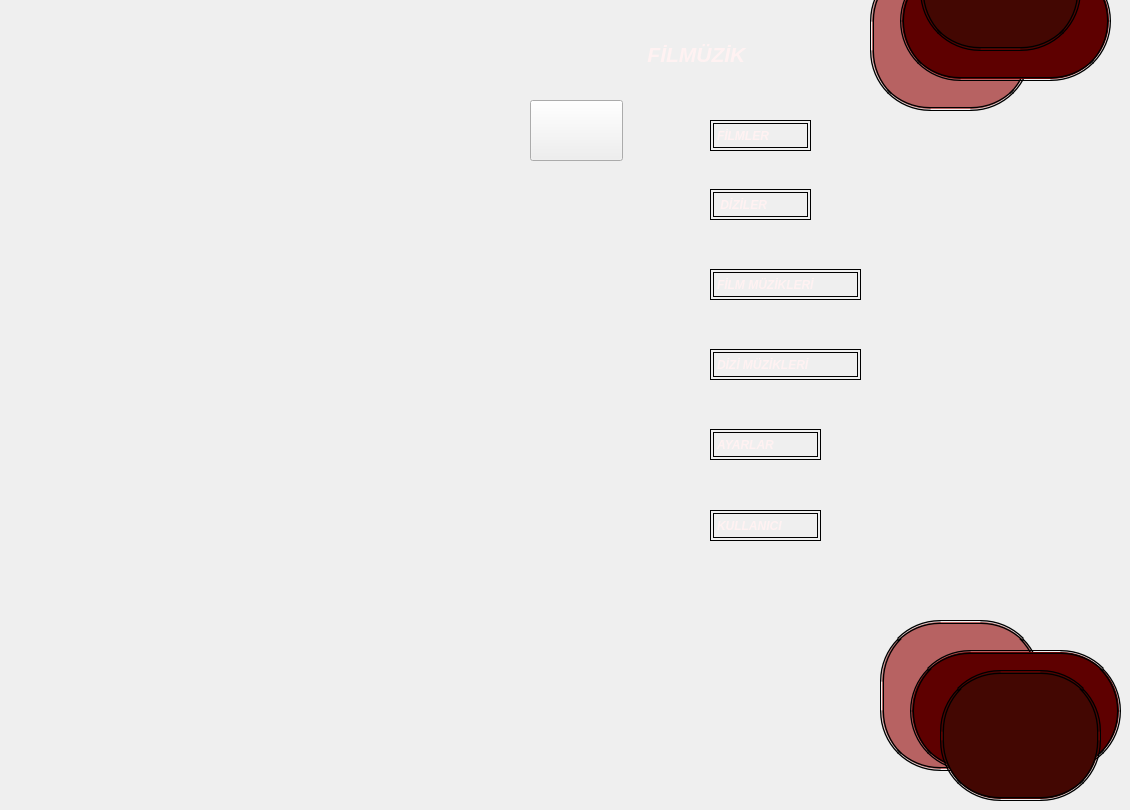
   <widget class="QWidget" name="tab_15">
    <attribute name="title">
     <string>Ana Sayfa</string>
    </attribute>
    <widget class="QPushButton" name="pushButton_7">
     <property name="geometry">
      <rect>
       <x>530</x>
       <y>180</y>
       <width>93</width>
       <height>61</height>
      </rect>
     </property>
     <property name="styleSheet">
      <string notr="true">border-radius : 10px;
</string>
     </property>
     <property name="text">
      <string/>
     </property>
     <property name="icon">
      <iconset resource="res.qrc">
       <normaloff>:/image/dizi.png</normaloff>:/image/dizi.png</iconset>
     </property>
     <property name="iconSize">
      <size>
       <width>70</width>
       <height>90</height>
      </size>
     </property>
    </widget>
    <widget class="QPushButton" name="pushButton_4">
     <property name="geometry">
      <rect>
       <x>530</x>
       <y>100</y>
       <width>93</width>
       <height>61</height>
      </rect>
     </property>
     <property name="styleSheet">
      <string notr="true"/>
     </property>
     <property name="text">
      <string/>
     </property>
     <property name="icon">
      <iconset resource="res.qrc">
       <normaloff>:/image/film.jpg</normaloff>:/image/film.jpg</iconset>
     </property>
     <property name="iconSize">
      <size>
       <width>120</width>
       <height>80</height>
      </size>
     </property>
    </widget>
    <widget class="QPushButton" name="pushButton_5">
     <property name="geometry">
      <rect>
       <x>530</x>
       <y>260</y>
       <width>93</width>
       <height>61</height>
      </rect>
     </property>
     <property name="styleSheet">
      <string notr="true">border-radius : 10px;
</string>
     </property>
     <property name="text">
      <string/>
     </property>
     <property name="icon">
      <iconset resource="res.qrc">
       <normaloff>:/image/filmüzik.png</normaloff>:/image/filmüzik.png</iconset>
     </property>
     <property name="iconSize">
      <size>
       <width>100</width>
       <height>70</height>
      </size>
     </property>
    </widget>
    <widget class="QPushButton" name="pushButton_8">
     <property name="geometry">
      <rect>
       <x>530</x>
       <y>420</y>
       <width>93</width>
       <height>61</height>
      </rect>
     </property>
     <property name="styleSheet">
      <string notr="true">border-radius : 10px;
</string>
     </property>
     <property name="text">
      <string/>
     </property>
     <property name="icon">
      <iconset resource="res.qrc">
       <normaloff>:/image/ayarlar.jpg</normaloff>:/image/ayarlar.jpg</iconset>
     </property>
     <property name="iconSize">
      <size>
       <width>80</width>
       <height>100</height>
      </size>
     </property>
    </widget>
    <widget class="QPushButton" name="pushButton_10">
     <property name="geometry">
      <rect>
       <x>530</x>
       <y>500</y>
       <width>93</width>
       <height>61</height>
      </rect>
     </property>
     <property name="styleSheet">
      <string notr="true">border-radius : 10px;
</string>
     </property>
     <property name="text">
      <string/>
     </property>
     <property name="icon">
      <iconset resource="res.qrc">
       <normaloff>:/image/user.jpg</normaloff>:/image/user.jpg</iconset>
     </property>
     <property name="iconSize">
      <size>
       <width>80</width>
       <height>70</height>
      </size>
     </property>
    </widget>
    <widget class="QLabel" name="label_26">
     <property name="geometry">
      <rect>
       <x>-10</x>
       <y>-10</y>
       <width>491</width>
       <height>751</height>
      </rect>
     </property>
     <property name="styleSheet">
      <string notr="true">border-top-right-radius: 110px;
border-bottom-right-radius: 110px;
border-image: url(:/image/img10.jpg);</string>
     </property>
     <property name="text">
      <string/>
     </property>
    </widget>
    <widget class="QPushButton" name="pushButton_9">
     <property name="geometry">
      <rect>
       <x>530</x>
       <y>340</y>
       <width>93</width>
       <height>61</height>
      </rect>
     </property>
     <property name="styleSheet">
      <string notr="true">border-radius : 10px;
</string>
     </property>
     <property name="text">
      <string/>
     </property>
     <property name="icon">
      <iconset resource="res.qrc">
       <normaloff>:/image/dizimüzik.jpg</normaloff>:/image/dizimüzik.jpg</iconset>
     </property>
     <property name="iconSize">
      <size>
       <width>90</width>
       <height>80</height>
      </size>
     </property>
    </widget>
    <widget class="QLabel" name="label">
     <property name="geometry">
      <rect>
       <x>630</x>
       <y>39</y>
       <width>181</width>
       <height>31</height>
      </rect>
     </property>
     <property name="font">
      <font>
       <pointsize>16</pointsize>
       <weight>75</weight>
       <italic>true</italic>
       <bold>true</bold>
      </font>
     </property>
     <property name="styleSheet">
      <string notr="true">color: rgb(107, 0, 0);
color: rgb(255, 242, 242);</string>
     </property>
     <property name="text">
      <string>   FİLMÜZİK</string>
     </property>
    </widget>
    <widget class="QLabel" name="label_2">
     <property name="geometry">
      <rect>
       <x>710</x>
       <y>189</y>
       <width>101</width>
       <height>31</height>
      </rect>
     </property>
     <property name="font">
      <font>
       <pointsize>9</pointsize>
       <weight>75</weight>
       <italic>true</italic>
       <bold>true</bold>
      </font>
     </property>
     <property name="styleSheet">
      <string notr="true">border:4px double #000;
color: rgb(255, 242, 242);</string>
     </property>
     <property name="text">
      <string> DİZİLER</string>
     </property>
    </widget>
    <widget class="QLabel" name="label_3">
     <property name="geometry">
      <rect>
       <x>710</x>
       <y>269</y>
       <width>151</width>
       <height>31</height>
      </rect>
     </property>
     <property name="font">
      <font>
       <pointsize>9</pointsize>
       <weight>75</weight>
       <italic>true</italic>
       <bold>true</bold>
      </font>
     </property>
     <property name="styleSheet">
      <string notr="true">	border:4px double #000;
color: rgb(255, 242, 242);</string>
     </property>
     <property name="text">
      <string>FİLM MÜZİKLERİ</string>
     </property>
    </widget>
    <widget class="QLabel" name="label_4">
     <property name="geometry">
      <rect>
       <x>710</x>
       <y>349</y>
       <width>151</width>
       <height>31</height>
      </rect>
     </property>
     <property name="font">
      <font>
       <pointsize>9</pointsize>
       <weight>75</weight>
       <italic>true</italic>
       <bold>true</bold>
      </font>
     </property>
     <property name="styleSheet">
      <string notr="true">	border:4px double #000;
color: rgb(255, 242, 242);</string>
     </property>
     <property name="text">
      <string>DİZİ MÜZİKLERİ</string>
     </property>
    </widget>
    <widget class="QLabel" name="label_5">
     <property name="geometry">
      <rect>
       <x>710</x>
       <y>429</y>
       <width>111</width>
       <height>31</height>
      </rect>
     </property>
     <property name="font">
      <font>
       <pointsize>9</pointsize>
       <weight>75</weight>
       <italic>true</italic>
       <bold>true</bold>
      </font>
     </property>
     <property name="styleSheet">
      <string notr="true">	border:4px double #000;
color: rgb(255, 242, 242);</string>
     </property>
     <property name="text">
      <string>AYARLAR</string>
     </property>
    </widget>
    <widget class="QLabel" name="label_7">
     <property name="geometry">
      <rect>
       <x>710</x>
       <y>510</y>
       <width>111</width>
       <height>31</height>
      </rect>
     </property>
     <property name="font">
      <font>
       <pointsize>9</pointsize>
       <weight>75</weight>
       <italic>true</italic>
       <bold>true</bold>
      </font>
     </property>
     <property name="styleSheet">
      <string notr="true">	border:4px double #000;
color: rgb(255, 242, 242);</string>
     </property>
     <property name="text">
      <string>KULLANICI</string>
     </property>
    </widget>
    <widget class="QLabel" name="label_27">
     <property name="geometry">
      <rect>
       <x>710</x>
       <y>120</y>
       <width>101</width>
       <height>31</height>
      </rect>
     </property>
     <property name="font">
      <font>
       <pointsize>9</pointsize>
       <weight>75</weight>
       <italic>true</italic>
       <bold>true</bold>
      </font>
     </property>
     <property name="styleSheet">
      <string notr="true">	border:4px double #000;
color: rgb(255, 242, 242);</string>
     </property>
     <property name="text">
      <string>FİLMLER </string>
     </property>
    </widget>
    <widget class="QLabel" name="label_30">
     <property name="geometry">
      <rect>
       <x>880</x>
       <y>620</y>
       <width>161</width>
       <height>151</height>
      </rect>
     </property>
     <property name="styleSheet">
      <string notr="true">background-color: rgb(145, 0, 0,150);
border-radius : 60px;
border:4px double #000;</string>
     </property>
     <property name="text">
      <string/>
     </property>
    </widget>
    <widget class="QLabel" name="label_31">
     <property name="geometry">
      <rect>
       <x>870</x>
       <y>-40</y>
       <width>161</width>
       <height>151</height>
      </rect>
     </property>
     <property name="styleSheet">
      <string notr="true">background-color: rgb(145, 0, 0,150);
border-radius : 60px;
border:4px double #000;</string>
     </property>
     <property name="text">
      <string/>
     </property>
    </widget>
    <widget class="QLabel" name="label_51">
     <property name="geometry">
      <rect>
       <x>910</x>
       <y>650</y>
       <width>211</width>
       <height>121</height>
      </rect>
     </property>
     <property name="styleSheet">
      <string notr="true">background-color: rgb(94, 0, 0);
border-radius : 60px;
border:4px double #000;</string>
     </property>
     <property name="text">
      <string/>
     </property>
    </widget>
    <widget class="QLabel" name="label_53">
     <property name="geometry">
      <rect>
       <x>900</x>
       <y>-40</y>
       <width>211</width>
       <height>121</height>
      </rect>
     </property>
     <property name="styleSheet">
      <string notr="true">background-color: rgb(94, 0, 0);
border-radius : 60px;
border:4px double #000;</string>
     </property>
     <property name="text">
      <string/>
     </property>
    </widget>
    <widget class="QLabel" name="label_91">
     <property name="geometry">
      <rect>
       <x>940</x>
       <y>670</y>
       <width>161</width>
       <height>131</height>
      </rect>
     </property>
     <property name="styleSheet">
      <string notr="true">background-color: rgb(67, 7, 2);
border-radius : 60px;
border:4px double #000;</string>
     </property>
     <property name="text">
      <string/>
     </property>
    </widget>
    <widget class="QLabel" name="label_92">
     <property name="geometry">
      <rect>
       <x>920</x>
       <y>-80</y>
       <width>161</width>
       <height>131</height>
      </rect>
     </property>
     <property name="styleSheet">
      <string notr="true">background-color: rgb(67, 7, 2);
border-radius : 60px;
border:4px double #000;</string>
     </property>
     <property name="text">
      <string/>
     </property>
    </widget>
    <zorder>label_26</zorder>
    <zorder>pushButton_7</zorder>
    <zorder>pushButton_4</zorder>
    <zorder>pushButton_5</zorder>
    <zorder>pushButton_8</zorder>
    <zorder>pushButton_10</zorder>
    <zorder>pushButton_9</zorder>
    <zorder>label</zorder>
    <zorder>label_2</zorder>
    <zorder>label_3</zorder>
    <zorder>label_4</zorder>
    <zorder>label_5</zorder>
    <zorder>label_7</zorder>
    <zorder>label_27</zorder>
    <zorder>label_30</zorder>
    <zorder>label_31</zorder>
    <zorder>label_51</zorder>
    <zorder>label_53</zorder>
    <zorder>label_91</zorder>
    <zorder>label_92</zorder>
   </widget>
